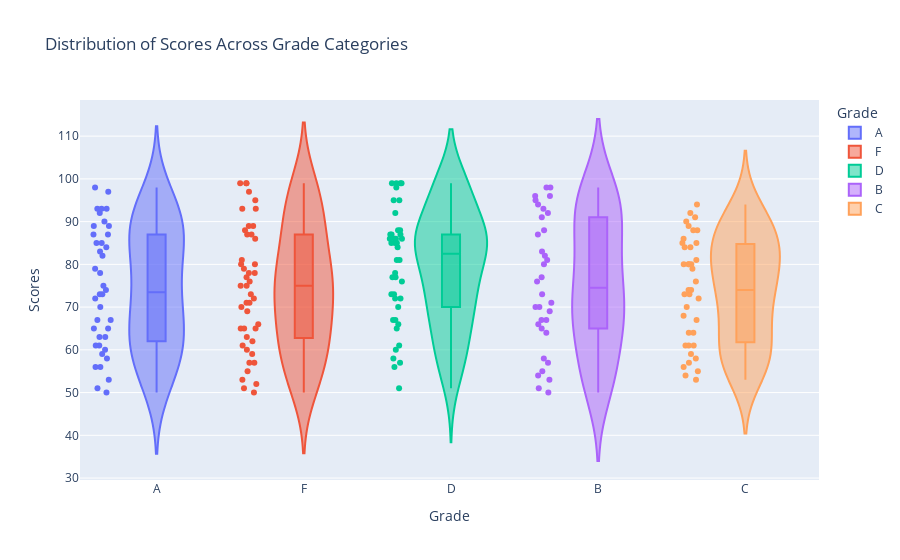
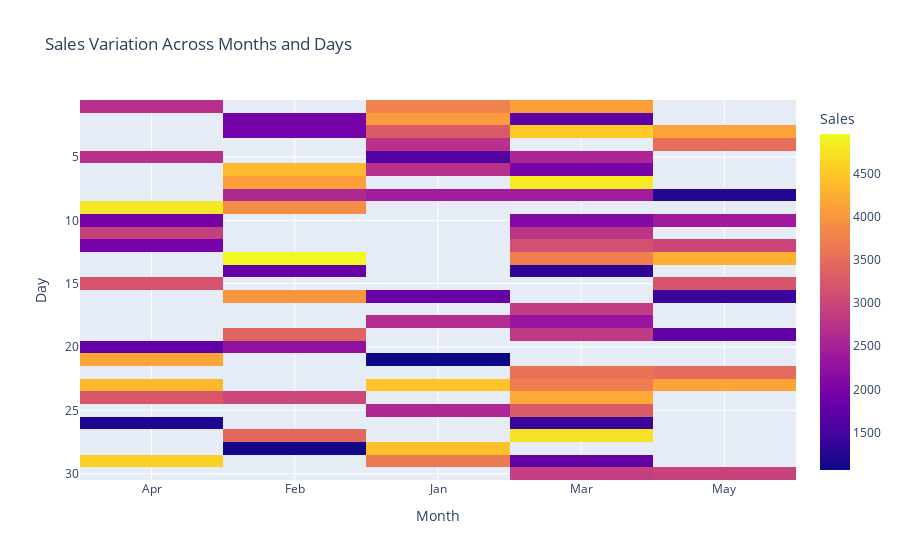

These figures' notebook cell, in order:
### Markdown cell above
## 2. Using the Student Grades, create a violin plot to display the distribution of scores across different grade categories.
np.random.seed(15)
data = {
    'Grade': np.random.choice(['A', 'B', 'C', 'D', 'F'], 200),
    'Score': np.random.randint(50, 100, 200)
}
df = pd.DataFrame(data
1. Using the sales data, generate a heatmap to visualize the variation in sales across
different months and days.

np.random.seed(20)
data = {
    'Month': np.random.choice(['Jan', 'Feb', 'Mar', 'Apr', 'May'], 100),
    'Day': np.random.choice(range(1, 31), 100),
    'Sales': np.random.randint(1000, 5000, 100)
}
df = pd.DataFrame(data)

### Code cell
# 1. Violin Plot for Student Grades
import numpy as np
import pandas as pd
import plotly.express as px

# Set a random seed for reproducibility
np.random.seed(15)

# Generate the dataset for student grades
data_grades = {
    'Grade': np.random.choice(['A', 'B', 'C', 'D', 'F'], 200),
    'Score': np.random.randint(50, 100, 200)
}
df_grades = pd.DataFrame(data_grades)

# Create the violin plot
fig_grades = px.violin(df_grades, x='Grade', y='Score', box=True, points='all',
                       title='Distribution of Scores Across Grade Categories',
                       labels={'Score': 'Scores', 'Grade': 'Grade'},
                       color='Grade')

# Show the plot
fig_grades.show()

# 2. Heatmap for Sales Data
# Set a random seed for reproducibility
np.random.seed(20)

# Generate the dataset for sales data
data_sales = {
    'Month': np.random.choice(['Jan', 'Feb', 'Mar', 'Apr', 'May'], 100),
    'Day': np.random.choice(range(1, 31), 100),
    'Sales': np.random.randint(1000, 5000, 100)
}
df_sales = pd.DataFrame(data_sales)

# Pivot the data to create a matrix for the heatmap
sales_pivot = df_sales.pivot_table(index='Day', columns='Month', values='Sales', aggfunc='mean')

# Create the heatmap
fig_sales = px.imshow(sales_pivot,
                       labels=dict(x="Month", y="Day", color="Sales"),
                       x=sales_pivot.columns,
                       y=sales_pivot.index,
                       title='Sales Variation Across Months and Days')

# Show the plot
fig_sales.show()

### Figure 1 — Plotly figure (JSON) as saved in the notebook; plotly's stock layout.template omitted (floating-point values rounded to 4 significant figures)
{"data": [{"alignmentgroup": "True", "box": {"visible": true}, "hovertemplate": "Grade=%{x}<br>Scores=%{y}<extra></extra>", "legendgroup": "A", "marker": {"color": "#636efa"}, "name": "A", "offsetgroup": "A", "orientation": "v", "points": "all", "scalegroup": "True", "showlegend": true, "type": "violin", "x": ["A", "A", "A", "A", "A", "A", "A", "A", "A", "A", "A", "A", "A", "A", "A", "A", "A", "A", "A", "A", "A", "A", "A", "A", "A", "A", "A", "A", "A", "A", "A", "A", "A", "A", "A", "A", "A", "A", "A", "A"], "x0": " ", "xaxis": "x", "y": [89, 72, 70, 79, 78, 61, 61, 73, 58, 74, 87, 92, 89, 83, 56, 73, 93, 63, 67, 75, 84, 67, 53, 50, 82, 63, 90, 85, 65, 93, 51, 87, 56, 65, 60, 97, 59, 98, 85, 93], "y0": " ", "yaxis": "y"}, {"alignmentgroup": "True", "box": {"visible": true}, "hovertemplate": "Grade=%{x}<br>Scores=%{y}<extra></extra>", "legendgroup": "F", "marker": {"color": "#EF553B"}, "name": "F", "offsetgroup": "F", "orientation": "v", "points": "all", "scalegroup": "True", "showlegend": true, "type": "violin", "x": ["F", "F", "F", "F", "F", "F", "F", "F", "F", "F", "F", "F", "F", "F", "F", "F", "F", "F", "F", "F", "F", "F", "F", "F", "F", "F", "F", "F", "F", "F", "F", "F", "F", "F", "F", "F", "F", "F", "F", "F", "F", "F", "F", "F", "F"], "x0": " ", "xaxis": "x", "y": [50, 66, 76, 93, 73, 89, 69, 99, 70, 52, 77, 80, 87, 59, 57, 63, 71, 95, 61, 53, 51, 81, 60, 65, 57, 79, 71, 55, 72, 75, 62, 87, 99, 78, 86, 97, 93, 65, 65, 99, 75, 88, 89, 80, 78], "y0": " ", "yaxis": "y"}, {"alignmentgroup": "True", "box": {"visible": true}, "hovertemplate": "Grade=%{x}<br>Scores=%{y}<extra></extra>", "legendgroup": "D", "marker": {"color": "#00cc96"}, "name": "D", "offsetgroup": "D", "orientation": "v", "points": "all", "scalegroup": "True", "showlegend": true, "type": "violin", "x": ["D", "D", "D", "D", "D", "D", "D", "D", "D", "D", "D", "D", "D", "D", "D", "D", "D", "D", "D", "D", "D", "D", "D", "D", "D", "D", "D", "D", "D", "D", "D", "D", "D", "D", "D", "D", "D", "D", "D", "D", "D", "D"], "x0": " ", "xaxis": "x", "y": [87, 86, 58, 99, 56, 67, 87, 86, 77, 57, 95, 99, 76, 86, 65, 78, 77, 81, 81, 95, 73, 70, 99, 85, 85, 72, 88, 60, 86, 92, 72, 87, 61, 85, 99, 66, 98, 51, 73, 88, 84, 67], "y0": " ", "yaxis": "y"}, {"alignmentgroup": "True", "box": {"visible": true}, "hovertemplate": "Grade=%{x}<br>Scores=%{y}<extra></extra>", "legendgroup": "B", "marker": {"color": "#ab63fa"}, "name": "B", "offsetgroup": "B", "orientation": "v", "points": "all", "scalegroup": "True", "showlegend": true, "type": "violin", "x": ["B", "B", "B", "B", "B", "B", "B", "B", "B", "B", "B", "B", "B", "B", "B", "B", "B", "B", "B", "B", "B", "B", "B", "B", "B", "B", "B", "B", "B", "B", "B", "B", "B", "B"], "x0": " ", "xaxis": "x", "y": [98, 93, 70, 53, 69, 82, 57, 67, 67, 81, 80, 54, 77, 73, 98, 87, 51, 88, 66, 76, 71, 65, 95, 92, 96, 64, 58, 83, 94, 91, 55, 96, 50, 70], "y0": " ", "yaxis": "y"}, {"alignmentgroup": "True", "box": {"visible": true}, "hovertemplate": "Grade=%{x}<br>Scores=%{y}<extra></extra>", "legendgroup": "C", "marker": {"color": "#FFA15A"}, "name": "C", "offsetgroup": "C", "orientation": "v", "points": "all", "scalegroup": "True", "showlegend": true, "type": "violin", "x": ["C", "C", "C", "C", "C", "C", "C", "C", "C", "C", "C", "C", "C", "C", "C", "C", "C", "C", "C", "C", "C", "C", "C", "C", "C", "C", "C", "C", "C", "C", "C", "C", "C", "C", "C", "C", "C", "C", "C"], "x0": " ", "xaxis": "x", "y": [76, 67, 80, 85, 90, 61, 79, 61, 64, 80, 84, 91, 80, 86, 57, 70, 92, 73, 54, 85, 89, 74, 72, 73, 59, 88, 88, 84, 94, 55, 81, 64, 68, 80, 58, 74, 61, 53, 56], "y0": " ", "yaxis": "y"}], "layout": {"legend": {"title": {"text": "Grade"}, "tracegroupgap": 0}, "title": {"text": "Distribution of Scores Across Grade Categories"}, "violinmode": "overlay", "xaxis": {"anchor": "y", "categoryarray": ["A", "F", "D", "B", "C"], "categoryorder": "array", "domain": [0, 1], "title": {"text": "Grade"}}, "yaxis": {"anchor": "x", "domain": [0, 1], "title": {"text": "Scores"}}}}

### Figure 2 — Plotly figure (JSON) as saved in the notebook; plotly's stock layout.template omitted (floating-point values rounded to 4 significant figures; data arrays with more than 128 entries replaced by an {"elided": "..."} marker saying what was removed)
{"data": [{"coloraxis": "coloraxis", "hovertemplate": "Month: %{x}<br>Day: %{y}<br>Sales: %{z}<extra></extra>", "name": "0", "type": "heatmap", "x": ["Apr", "Feb", "Jan", "Mar", "May"], "xaxis": "x", "y": [1, 2, 3, 4, 5, 6, 7, 8, 9, 10, 11, 12, 13, 14, 15, 16, 17, 18, 19, 20, 21, 22, 23, 24, 25, 26, 27, 28, 29, 30], "yaxis": "y", "z": {"elided": "30x5 float values"}}], "layout": {"coloraxis": {"colorbar": {"title": {"text": "Sales"}}, "colorscale": [[0, "#0d0887"], [0.1111, "#46039f"], [0.2222, "#7201a8"], [0.3333, "#9c179e"], [0.4444, "#bd3786"], [0.5556, "#d8576b"], [0.6667, "#ed7953"], [0.7778, "#fb9f3a"], [0.8889, "#fdca26"], [1, "#f0f921"]]}, "title": {"text": "Sales Variation Across Months and Days"}, "xaxis": {"anchor": "y", "constrain": "domain", "domain": [0, 1], "scaleanchor": "y", "title": {"text": "Month"}}, "yaxis": {"anchor": "x", "autorange": "reversed", "constrain": "domain", "domain": [0, 1], "title": {"text": "Day"}}}}
